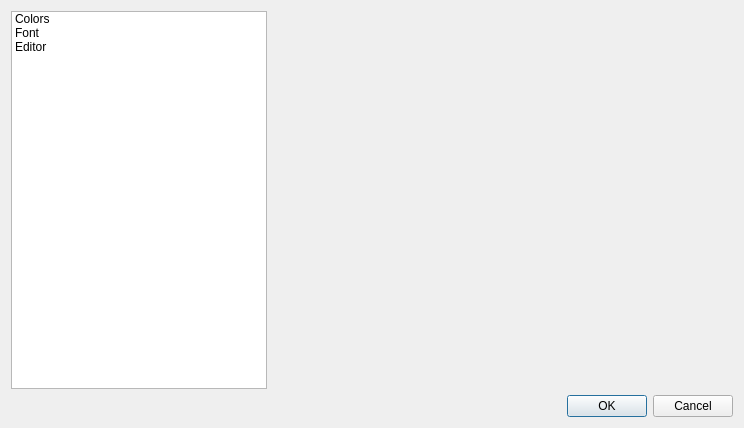
<?xml version="1.0" encoding="UTF-8"?>
<ui version="4.0">
 <class>SettingsDlg</class>
 <widget class="QDialog" name="SettingsDlg">
  <property name="geometry">
   <rect>
    <x>0</x>
    <y>0</y>
    <width>744</width>
    <height>428</height>
   </rect>
  </property>
  <property name="windowTitle">
   <string>Dialog</string>
  </property>
  <layout class="QVBoxLayout" name="verticalLayout">
   <item>
    <layout class="QHBoxLayout" name="horizontalLayout">
     <item>
      <widget class="QListWidget" name="m_menu">
       <property name="sizePolicy">
        <sizepolicy hsizetype="Preferred" vsizetype="Expanding">
         <horstretch>0</horstretch>
         <verstretch>0</verstretch>
        </sizepolicy>
       </property>
       <item>
        <property name="text">
         <string>Colors</string>
        </property>
        <property name="icon">
         <iconset resource="resources.qrc">
          <normaloff>:/res/img/fill-color.png</normaloff>:/res/img/fill-color.png</iconset>
        </property>
       </item>
       <item>
        <property name="text">
         <string>Font</string>
        </property>
        <property name="icon">
         <iconset resource="resources.qrc">
          <normaloff>:/res/img/preferences-desktop-font.png</normaloff>:/res/img/preferences-desktop-font.png</iconset>
        </property>
       </item>
       <item>
        <property name="text">
         <string>Editor</string>
        </property>
        <property name="icon">
         <iconset resource="resources.qrc">
          <normaloff>:/res/img/document-properties.png</normaloff>:/res/img/document-properties.png</iconset>
        </property>
       </item>
      </widget>
     </item>
     <item>
      <widget class="QStackedWidget" name="m_stack">
       <property name="sizePolicy">
        <sizepolicy hsizetype="Expanding" vsizetype="Expanding">
         <horstretch>0</horstretch>
         <verstretch>0</verstretch>
        </sizepolicy>
       </property>
       <property name="currentIndex">
        <number>0</number>
       </property>
       <widget class="MdEditor::ColorsPage" name="m_colorsPage"/>
       <widget class="MdEditor::FontPage" name="m_fontPage"/>
       <widget class="QWidget" name="m_editorPage">
        <layout class="QVBoxLayout" name="verticalLayout_2">
         <item>
          <widget class="QGroupBox" name="m_marginsGroup">
           <property name="title">
            <string>Margins</string>
           </property>
           <layout class="QHBoxLayout" name="horizontalLayout_2">
            <item>
             <widget class="QCheckBox" name="m_rightMargin">
              <property name="text">
               <string>Display right margin at</string>
              </property>
             </widget>
            </item>
            <item>
             <widget class="QSpinBox" name="m_rightMarginValue">
              <property name="minimum">
               <number>1</number>
              </property>
              <property name="maximum">
               <number>99999</number>
              </property>
              <property name="value">
               <number>80</number>
              </property>
             </widget>
            </item>
           </layout>
          </widget>
         </item>
         <item>
          <spacer name="verticalSpacer">
           <property name="orientation">
            <enum>Qt::Orientation::Vertical</enum>
           </property>
           <property name="sizeHint" stdset="0">
            <size>
             <width>20</width>
             <height>279</height>
            </size>
           </property>
          </spacer>
         </item>
        </layout>
       </widget>
      </widget>
     </item>
    </layout>
   </item>
   <item>
    <widget class="QDialogButtonBox" name="buttonBox">
     <property name="orientation">
      <enum>Qt::Orientation::Horizontal</enum>
     </property>
     <property name="standardButtons">
      <set>QDialogButtonBox::StandardButton::Cancel|QDialogButtonBox::StandardButton::Ok</set>
     </property>
    </widget>
   </item>
  </layout>
 </widget>
 <customwidgets>
  <customwidget>
   <class>MdEditor::ColorsPage</class>
   <extends>QWidget</extends>
   <header>colors.hpp</header>
   <container>1</container>
  </customwidget>
  <customwidget>
   <class>MdEditor::FontPage</class>
   <extends>QWidget</extends>
   <header>font.hpp</header>
   <container>1</container>
  </customwidget>
 </customwidgets>
 <resources>
  <include location="resources.qrc"/>
 </resources>
 <connections>
  <connection>
   <sender>buttonBox</sender>
   <signal>accepted()</signal>
   <receiver>SettingsDlg</receiver>
   <slot>accept()</slot>
   <hints>
    <hint type="sourcelabel">
     <x>248</x>
     <y>254</y>
    </hint>
    <hint type="destinationlabel">
     <x>157</x>
     <y>274</y>
    </hint>
   </hints>
  </connection>
  <connection>
   <sender>buttonBox</sender>
   <signal>rejected()</signal>
   <receiver>SettingsDlg</receiver>
   <slot>reject()</slot>
   <hints>
    <hint type="sourcelabel">
     <x>316</x>
     <y>260</y>
    </hint>
    <hint type="destinationlabel">
     <x>286</x>
     <y>274</y>
    </hint>
   </hints>
  </connection>
 </connections>
</ui>
